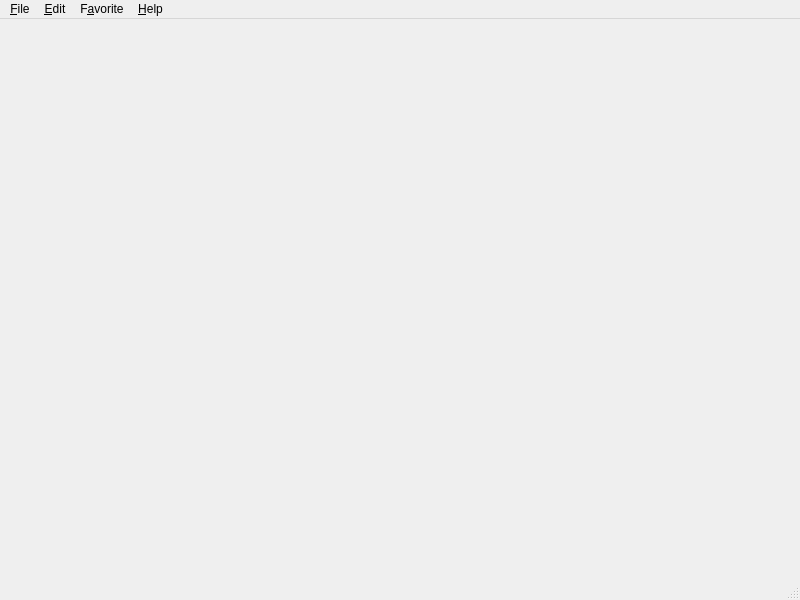
<?xml version="1.0" encoding="UTF-8"?>
<ui version="4.0">
 <class>MainWindow</class>
 <widget class="QMainWindow" name="MainWindow">
  <property name="geometry">
   <rect>
    <x>0</x>
    <y>0</y>
    <width>800</width>
    <height>600</height>
   </rect>
  </property>
  <property name="windowTitle">
   <string>Main Window</string>
  </property>
  <property name="windowIcon">
   <iconset>
    <normaloff>RFC.ico</normaloff>RFC.ico</iconset>
  </property>
  <widget class="QWidget" name="centralWidget">
   <layout class="QGridLayout" name="gridLayout">
    <property name="leftMargin">
     <number>0</number>
    </property>
    <property name="topMargin">
     <number>0</number>
    </property>
    <property name="rightMargin">
     <number>0</number>
    </property>
    <property name="bottomMargin">
     <number>0</number>
    </property>
    <property name="spacing">
     <number>6</number>
    </property>
    <item row="0" column="0">
     <widget class="QTabWidget" name="tabWidget">
      <property name="tabPosition">
       <enum>QTabWidget::North</enum>
      </property>
      <property name="tabShape">
       <enum>QTabWidget::Rounded</enum>
      </property>
      <property name="usesScrollButtons">
       <bool>true</bool>
      </property>
      <property name="documentMode">
       <bool>true</bool>
      </property>
      <property name="tabsClosable">
       <bool>true</bool>
      </property>
      <property name="movable">
       <bool>true</bool>
      </property>
      <property name="tabBarAutoHide">
       <bool>false</bool>
      </property>
     </widget>
    </item>
   </layout>
  </widget>
  <widget class="QMenuBar" name="menuBar">
   <property name="geometry">
    <rect>
     <x>0</x>
     <y>0</y>
     <width>800</width>
     <height>23</height>
    </rect>
   </property>
   <widget class="QMenu" name="menuFile">
    <property name="title">
     <string>&amp;File</string>
    </property>
    <widget class="QMenu" name="menuOpen_Recent">
     <property name="title">
      <string>Open &amp;Recent</string>
     </property>
    </widget>
    <addaction name="actionOpen"/>
    <addaction name="menuOpen_Recent"/>
    <addaction name="actionSave"/>
    <addaction name="separator"/>
    <addaction name="actionClose"/>
    <addaction name="actionCloseAll"/>
    <addaction name="separator"/>
    <addaction name="actionExit"/>
   </widget>
   <widget class="QMenu" name="menuFavorite">
    <property name="title">
     <string>F&amp;avorite</string>
    </property>
    <addaction name="actionAddtoFavorite"/>
    <addaction name="actionRemovefromFavorite"/>
    <addaction name="actionClearallFavorites"/>
    <addaction name="actionEditFavorite"/>
    <addaction name="separator"/>
   </widget>
   <widget class="QMenu" name="menuHelp">
    <property name="title">
     <string>&amp;Help</string>
    </property>
    <addaction name="actionAbout"/>
    <addaction name="actionAboutQT"/>
   </widget>
   <widget class="QMenu" name="menuEdit">
    <property name="title">
     <string>&amp;Edit</string>
    </property>
    <addaction name="actionFind"/>
    <addaction name="actionFindNext"/>
    <addaction name="actionFindPrev"/>
    <addaction name="separator"/>
    <addaction name="actionZoomIn"/>
    <addaction name="actionZoomOut"/>
   </widget>
   <addaction name="menuFile"/>
   <addaction name="menuEdit"/>
   <addaction name="menuFavorite"/>
   <addaction name="menuHelp"/>
  </widget>
  <widget class="QStatusBar" name="statusBar"/>
  <action name="actionOpen">
   <property name="text">
    <string>&amp;Open...</string>
   </property>
   <property name="shortcut">
    <string>Ctrl+O</string>
   </property>
  </action>
  <action name="actionClose">
   <property name="text">
    <string>&amp;Close</string>
   </property>
   <property name="shortcut">
    <string>Ctrl+F4</string>
   </property>
  </action>
  <action name="actionFind">
   <property name="text">
    <string>&amp;Find...</string>
   </property>
   <property name="shortcut">
    <string>Ctrl+F</string>
   </property>
  </action>
  <action name="actionFindNext">
   <property name="text">
    <string>Find &amp;Next</string>
   </property>
   <property name="shortcut">
    <string>F3</string>
   </property>
  </action>
  <action name="actionFindPrev">
   <property name="text">
    <string>Find &amp;Prev</string>
   </property>
   <property name="shortcut">
    <string>Shift+F3</string>
   </property>
  </action>
  <action name="actionExit">
   <property name="text">
    <string>E&amp;xit</string>
   </property>
  </action>
  <action name="actionAddtoFavorite">
   <property name="text">
    <string>&amp;Add to Favorite</string>
   </property>
   <property name="shortcut">
    <string>Ctrl+M</string>
   </property>
  </action>
  <action name="actionRemovefromFavorite">
   <property name="text">
    <string>&amp;Remove from Favorite...</string>
   </property>
   <property name="toolTip">
    <string>Remove from Favorite</string>
   </property>
  </action>
  <action name="actionClearallFavorites">
   <property name="text">
    <string>&amp;Clear all Favorites</string>
   </property>
  </action>
  <action name="actionAbout">
   <property name="text">
    <string>&amp;About...</string>
   </property>
  </action>
  <action name="actionAboutQT">
   <property name="text">
    <string>About &amp;Qt...</string>
   </property>
  </action>
  <action name="actionZoomIn">
   <property name="text">
    <string>Zoom &amp;In</string>
   </property>
   <property name="shortcut">
    <string>Ctrl+=</string>
   </property>
  </action>
  <action name="actionZoomOut">
   <property name="text">
    <string>Zoom &amp;Out</string>
   </property>
   <property name="shortcut">
    <string>Ctrl+-</string>
   </property>
  </action>
  <action name="actionSave">
   <property name="text">
    <string>&amp;Save...</string>
   </property>
   <property name="shortcut">
    <string>Ctrl+S</string>
   </property>
  </action>
  <action name="actionCloseAll">
   <property name="text">
    <string>C&amp;lose All</string>
   </property>
  </action>
  <action name="actionEditFavorite">
   <property name="text">
    <string>&amp;Edit Favorite...</string>
   </property>
  </action>
 </widget>
 <layoutdefault spacing="6" margin="11"/>
 <resources/>
 <connections/>
</ui>
